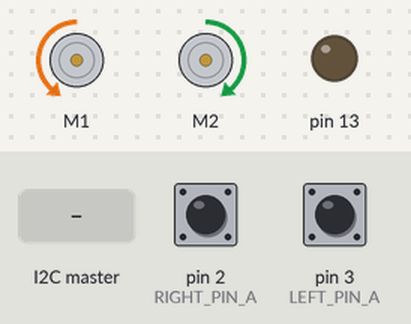
This sketch was run on a simulated Arduino Uno, built with avr-gcc and run on an emulated ATmega328P. Parts: 2 × DC motor (green arrow = forward, orange = backward, longer = faster), output pins drawn as LEDs (lit = HIGH). The test bench sets the inputs (shaded band); at power-on: pin 2 (RIGHT_PIN_A) HIGH, pin 3 (LEFT_PIN_A) HIGH. What the sketch prints to the serial monitor is not drawn.

Above: at 1.7 s.
1.8 s: the I2C master sends the byte 90
At 2.8 s:
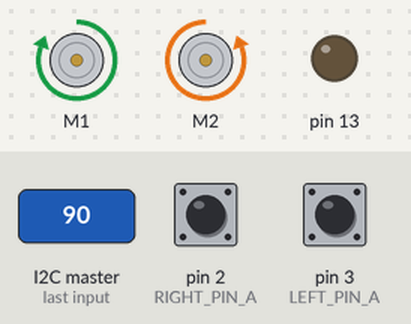
At 6.2 s:
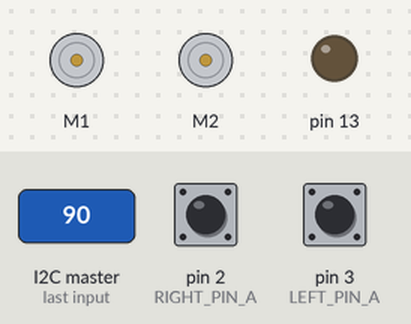
Timing chart, 0 to 7.7 s (numbered marks = the images above; inputs shaded):
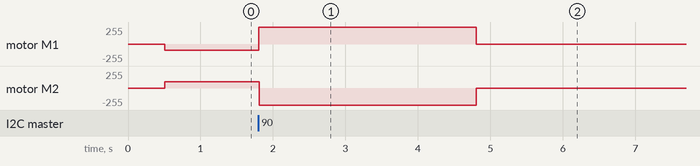

The sketch:

State_Machine.ino
```cpp
#include <DualMC33926MotorShield.h>
#include <Wire.h>
#include <PID_v1.h>

#define SLAVE_ADDRESS 0x02
#define PI_ADDRESS 0x20
#define MICROS_TO_SECONDS .000001
#define DEG_TO_RAD 0.017453293
#define MM_TO_CM 0.1

#define START 0
#define THIRTY_DEG_ONE 1
#define THIRTY_DEG_TWO 2
#define ROUGH 3
#define PRECISION 4
#define FIRST_STOP 5
///////////////////////////////////////////////////////////////////////////////////////
//\\\\\\\ MOTOR 1 == RIGHT MOTOR   \\\\\\\\\\  MOTOR 2 == LEFT MOTOR \\\\\\\\\\\\\\\//
/////////////////////////////////////////////////////////////////////////////////////////
DualMC33926MotorShield md;

// Pin A and pin B define the CLK and DT outputs of the encoder, respectively
const int LEFT_PIN_A = 3;
const int LEFT_PIN_B = 11;
const int RIGHT_PIN_A = 2;
const int RIGHT_PIN_B = 5;

int Curr_State = 0;
int Next_State = 0;

// This program uses a state machine to track the encoder’s position
// These variables store the state
bool A_LAST_STATE = 0;
bool A_CURRENT_STATE_LEFT = 0;
bool B_CURRENT_STATE_LEFT = 0;
bool A_CURRENT_STATE_RIGHT = 0;
bool B_CURRENT_STATE_RIGHT = 0;
int key = 1;
int index = 0;

//These Varialbes calculate the time between encoder counts
long leftMotorDT = 0;
long leftMotorPrevTime = 0;
long rightMotorDT = 0;
long rightMotorPrevTime = 0;
int leftCountAccumulate_f = 0;
int rightCountAccumulate_f = 0;
int leftCountAccumulate_b = 0;
int rightCountAccumulate_b = 0;

//These variables store the discrete instantaneous angular velocity
double leftMotorAngularVelocity = 0;//in
double rightMotorAngularVelocity = 0;

double current_posLeft = 0; // current position of the motor -- position in degrees
double current_posRight = 0; // current position of the motor -- position in degrees
double countLeft = 0;
double countRight = 0;

double target = 0;
double MOVE_FEET = 7;

double theta_r = 0;
double intError_r = 0;
double currMyTime_r = 0;
double prevMyTime_r = 0;
double prev_pos_r = 0;
double motorVal_r = 0;

double theta_l = 0;
double intError_l = 0;
double currMyTime_l = 0;
double prevMyTime_l = 0;
double prev_pos_l = 0;
double motorVal_l = 0;

double time_initial = 0;
double x_pos = 0;
double y_pos = 0;
double theta = 0;
double right_wheel_degrees_initial = 0;
double left_wheel_degrees_initial = 0;
double rightMotorVelocity = 0;
double left_angular_velocity = 0;
double radius = 7.4;
double b = 31;
const double Sampling_Interval= 10;
int leftTnow = 0;
int leftTprev = 0;
int rightTnow = 0;
int rightTprev = 0;


double vel_error;
double wait;
int data;


// Proportional controller constants
const double Ki = .33;//.33
const double Kp = 4.5;//3

//C code for Arduino
//#get the value that the pi sent to determine which quadrent(only 4 cases) it is in
//void receiveData(int byteCount) {
//  case = wire.read(); #variable case is what quadrent or which of the 4 cases the aruco marker is at
//}
void CALCULATIONS();
void MOTOR_MOVE();
void RESET();
void LeftTick();
void RightTick();
void RIGHT_MOTOR_MOVE();
void LEFT_MOTOR_MOVE();

double m1_velocity = 0;
double m2_velocity = 0;
double m1_velocity_error = 0;
double m2_velocity_error = 0;
double time_initial_rotate = 0;
double iterate = 0;
double ki_move_forward = 5.3;//5.3,6,5.5
double kp_move_forward = 0;//1
double speed1;
double speed2;
double speed_error_left = 0;
double speed_error_right = 0;
double angle_multiplier = 0;

int rWheel = 74; // radius of robot wheel in mm
double leftMotorVelocity =0;


double time_control = 0;

bool RECIEVED_DATA = 0;


void setup() {

  // Encoder pins
  pinMode(LEFT_PIN_A, INPUT);
  pinMode(LEFT_PIN_B, INPUT);
  pinMode(RIGHT_PIN_A, INPUT);
  pinMode(RIGHT_PIN_B, INPUT);

  // i2c pins
  pinMode(12,INPUT);
  pinMode(13, OUTPUT);

  Serial.begin(115200);

  // Setting up the interrupt handler
  // Activates whenever the CLK pin on the encoder changes voltage
  attachInterrupt(digitalPinToInterrupt(LEFT_PIN_A), LeftTick, CHANGE);
  attachInterrupt(digitalPinToInterrupt(RIGHT_PIN_A), RightTick, CHANGE);
  md.init(); //initialize  motor
  delay(500); //delay to let motor initialize
  Wire.begin(PI_ADDRESS);
  Wire.onReceive(PI_READ);
}

void loop() {
  CALCULATIONS();
  theta_r = theta;
  theta_l = theta;

  switch ( Curr_State ) {
    case START:
      Next_State = THIRTY_DEG_ONE;
      break;

    case THIRTY_DEG_ONE:
      time_control = millis();
      RESET();
      target += 30;
      Next_State = THIRTY_DEG_TWO;

      if (RECIEVED_DATA) {
        Next_State = ROUGH;
        RESET();
        TOTAL_RESET();
        time_control = millis();
        if (data >= 100 ) {
          target = 256 - data;
        }
        else {
          target = data;
        }
      }

      break;

    case THIRTY_DEG_TWO:
      if ( abs(time_control - millis()) >= 2000 ) {
        Next_State = THIRTY_DEG_ONE;
      }

      RIGHT_MOTOR_MOVE();
      LEFT_MOTOR_MOVE();

      if (RECIEVED_DATA) {
        Next_State = ROUGH;
        RESET();
        TOTAL_RESET();
        time_control = millis();
        if (data >= 100 ) {
          target = (256 - data);
        }
        else {
          target = -data;
        }
      }

      break;

    case ROUGH:
      if ( abs(time_control - millis() ) >= 3000 ) {
        Next_State = PRECISION;
        RESET();
        theta = 0;
      }
      RIGHT_MOTOR_MOVE();
      LEFT_MOTOR_MOVE();
      break;

    case PRECISION:
      if ( (target) <= 0 ) {
        md.setM1Speed ( 80 );
        md.setM2Speed ( 0 );
      }
      else {
        md.setM1Speed ( 0 );
        md.setM2Speed ( 80 );
      }

      if ( abs(theta) <= 1 ) {
        md.setM2Speed ( 0 );
        md.setM1Speed ( 0 );
        RESET();
        TOTAL_RESET();
        Next_State = FIRST_STOP;
      }
      break;

    case FIRST_STOP:
      break;

    default:
      break;
  }

  Serial.print('\n');
  Serial.print(Curr_State);
  Serial.print('\t');
  Serial.print(target);
  Serial.print('\t');
  Serial.print(theta);
  Serial.print('\t');
  Serial.print(MOVE_FEET - x_pos);
  Curr_State = Next_State;

}


// i2c interrupt handler for receive request from PI
void PI_READ(int byteCount) {

  // stores data sent from Pi to Arduino -- rotation position given by aruco marker

  data = Wire.read(); // receive a byte as character

  RECIEVED_DATA = 1;

//  Serial.print("cum");

}

// instantiate index to iterate through charArray inside of the PI_WRITE loop


// i2c interrupt handler for request request from PI


// Encoder interrupt
void LeftTick() {


  A_CURRENT_STATE_LEFT = digitalRead(LEFT_PIN_A);//read state of signal A
  B_CURRENT_STATE_LEFT = digitalRead(LEFT_PIN_B);//read state of signal B

  if (A_CURRENT_STATE_LEFT==B_CURRENT_STATE_LEFT){ //if the signals are the same

    countLeft-=1;//subract from the count
    leftCountAccumulate_f ++;
  }
  else {//if signals are different
    leftCountAccumulate_b ++;
    countLeft+=1;//add 2 to the count
  }
}

void RightTick() {

  A_CURRENT_STATE_RIGHT = digitalRead(RIGHT_PIN_A); //read state of signal A
  B_CURRENT_STATE_RIGHT = digitalRead(RIGHT_PIN_B); //read state of signal B

  if (A_CURRENT_STATE_RIGHT==B_CURRENT_STATE_RIGHT){ //if the signals are the same
    rightCountAccumulate_f ++;
    countRight+=1;//subract from the count
  }
  else {//if signals are different
    rightCountAccumulate_b ++;
    countRight-=1;//add 2 to the count
  }
}

void CALCULATIONS(){

  if ( micros() - leftMotorPrevTime <= 200000 ) {
    if(leftCountAccumulate_f >= 10){
      leftCountAccumulate_f = 0;
      leftCountAccumulate_b = 0;
      leftMotorDT = micros()-leftMotorPrevTime;
      leftMotorPrevTime = micros();
      leftMotorAngularVelocity = (-10.0/4.44)/(leftMotorDT*MICROS_TO_SECONDS);
    }
    if(leftCountAccumulate_b >= 10){
      leftCountAccumulate_f = 0;
      leftCountAccumulate_b = 0;
      leftMotorDT = micros()-leftMotorPrevTime;
      leftMotorPrevTime = micros();
      leftMotorAngularVelocity = (10.0/4.44)/(leftMotorDT*MICROS_TO_SECONDS);
    }
  }
  else {
    leftMotorAngularVelocity = 0;
    leftMotorPrevTime = micros();
    leftCountAccumulate_f = 0;
    leftCountAccumulate_b = 0;
  }

  if ( micros() - rightMotorPrevTime <= 200000 ) {
    if(rightCountAccumulate_f >= 10){
      rightCountAccumulate_f = 0;
      rightCountAccumulate_b = 0;
      rightMotorDT = micros()-rightMotorPrevTime;
      rightMotorPrevTime = micros();
      rightMotorAngularVelocity = (10.0/4.44)/(rightMotorDT*MICROS_TO_SECONDS);
    }
    if(rightCountAccumulate_b >= 10){
      rightCountAccumulate_f = 0;
      rightCountAccumulate_b = 0;
      rightMotorDT = micros()-rightMotorPrevTime;
      rightMotorPrevTime = micros();
      rightMotorAngularVelocity = (-10.0/4.44)/(rightMotorDT*MICROS_TO_SECONDS);
    }
  }
  else {
    rightMotorAngularVelocity = 0;
    rightMotorPrevTime = micros();
    rightCountAccumulate_f = 0;
    rightCountAccumulate_b = 0;
  }


  // if statement is responsible for adhering to a sampling interval. The
  //>= Sampling_Interval means sampling intervals of Sampling_Interval
  // milliseconds
  current_posLeft = double(countLeft)/4.44;//degrees the left wheel has moved
  current_posRight = double(countRight)/4.44;//degrees the right wheel has moved  leftMotorVelocity = (leftMotorAngularVelocity*DEG_TO_RAD)*double(rWheel)*MM_TO_CM; //left motor velocity in cm/sec
  rightMotorVelocity = (rightMotorAngularVelocity*DEG_TO_RAD)*double(rWheel)*MM_TO_CM; //right motor velocity in cm/sec
  x_pos = (current_posLeft + current_posRight)*DEG_TO_RAD*rWheel/2; //calculate the forward distance the robot has moved

  if ( (millis() - time_initial) >= Sampling_Interval) {

    time_initial = millis();

    theta += (Sampling_Interval / 1000) * (radius / b) * ( leftMotorAngularVelocity - rightMotorAngularVelocity);

  }

}


void RIGHT_MOTOR_MOVE(){

  if (theta_r-target <=  3 && theta_r-target >=  -3){// THIS IF STATEMENT IS SUPER DUPER IMPORTANT!!!!!!!!!!!!
    theta_r = target;                // There is some noise in the system that will cause everything to become unstable
    intError_r = 0;                         // This if statement rejects such noise and keeps the system from running away
  }

  currMyTime_r = millis();//get current time
  if (currMyTime_r >= prevMyTime_r+100){ // sample every 10th of a second

    // calculating integral error
    if ( abs((target - theta_r )) < 50 ) {
       intError_r += (target- theta_r);
    }
    else {
      intError_r = 0;
    }
    // storing dt
    prev_pos_r = theta_r;//reset prev_pos
    prevMyTime_r = currMyTime_r;//reset prevMyTime

    // use built in shield library to move the motor
    // takes in values from -400 to 400
    // uses a built in PWM to control the voltage supplied to the motor
    motorVal_r = double(( target-theta_r )) * Kp + (Ki * double(intError_r)); //calculate the motor val

    if ( motorVal_r >= 150 ) {
      motorVal_r = 150;
    }
    md.setM1Speed( -motorVal_r);

  }

}

void LEFT_MOTOR_MOVE(){


  if (theta_l-target <=  3 && theta_l-target >=  -3){// THIS IF STATEMENT IS SUPER DUPER IMPORTANT!!!!!!!!!!!!
    theta_l = target;                // There is some noise in the system that will cause everything to become unstable
    intError_r = 0;                         // This if statement rejects such noise and keeps the system from running away
  }

  currMyTime_l = millis();//get current time
  if (currMyTime_l >= prevMyTime_l+100){ // sample every 10th of a second

    // calculating integral error
    if ( abs((target - theta_l )) < 50 ) {
       intError_l += (target- theta_l);
    }
    else {
      intError_l = 0;
    }

    // storing dt
    prev_pos_l = theta_l;//reset prev_pos
    prevMyTime_l = currMyTime_l;//reset prevMyTime

    // use built in shield library to move the motor
    // takes in values from -400 to 400
    // uses a built in PWM to control the voltage supplied to the motor
    motorVal_l = double(( target-theta_l )) * Kp + (Ki * double(intError_l));

    if ( motorVal_l >= 150 ) {
      motorVal_l = 150;
    }
    md.setM2Speed( motorVal_l);

  }

}

//void RIGHT_MOTOR_MOVE(){
//  Input1 = theta;
//  SetPoint1 = target;
//  pid1.Compute();
//  md.setM1Speed( -Output1);
//}
//
//void LEFT_MOTOR_MOVE(){
//  Input2 = theta;
//  SetPoint2 = target;
//  pid2.Compute();
//  md.setM2Speed( Output2);
//}

void RESET() {

  intError_r = 0;
  intError_l = 0;
  currMyTime_r = millis();
  currMyTime_l = millis();

}

void TOTAL_RESET() {
    theta = 0;
    target = 0;
    rightMotorVelocity = 0;
    left_angular_velocity = 0;
    right_wheel_degrees_initial = 0;
    left_wheel_degrees_initial = 0;
    time_initial = millis();
    theta_l = 0;
    theta_r = 0;
    countLeft = 0;
    countRight = 0;
    rightCountAccumulate_f = 0;
    leftCountAccumulate_b = 0;
    rightCountAccumulate_f = 0;
    leftCountAccumulate_b = 0;
    leftMotorAngularVelocity = 0;
    leftMotorAngularVelocity = 0;
}

void MOTOR_MOVE() {


  // forcing sampling rate to Sampling_Interval
  if ( millis() - time_initial >= Sampling_Interval ) {

    // Tracking time elapsed
    iterate += 1;
    time_initial_rotate = millis();

    // Error term for position
    vel_error = (MOVE_FEET*.965 - x_pos ) * 3;

    // Saturation
    if ( vel_error >= 5 ) {

      vel_error = 5;

    }

    // Error for controlling angular velocity
    speed_error_right = (vel_error - rightMotorVelocity);
    speed_error_left = (vel_error - leftMotorVelocity);

    // Exaggerate compensation if one wheel is going faster than the other
    if ( (rightMotorVelocity > left_angular_velocity) ) {
      speed_error_left += abs(speed_error_right - speed_error_left) * 3;//3
    }
    else {
      speed_error_right += abs(speed_error_left - speed_error_right) * 3;
    }

    // Noise error
    if ( abs(speed_error_right) <= 1.5) {
      speed_error_right = 0;
    }

    if ( abs(speed_error_left) <= 1.5 ) {
      speed_error_left = 0;
    }

    // Calculating integral error
    m1_velocity += ( speed_error_right ) * Sampling_Interval * iterate / 1000;
    m2_velocity += ( speed_error_left )  * Sampling_Interval * iterate / 1000;

  }

  // PID controller for position movement
  speed1 = (vel_error * kp_move_forward + m1_velocity * ki_move_forward);
  speed2 = (vel_error * kp_move_forward + m2_velocity * ki_move_forward);

  md.setM1Speed( speed1 );

  // Exponential to start the weaker wheel off quicker to match the stronger wheel
  md.setM2Speed( speed2 * exp(1.8/(iterate)));

}
```

Measured:
- after the input at 1.8 s, motor M1: backward 95/255 → forward 255/255 at once, → stopped 3.0 s later; motor M2: forward 95/255 → backward 255/255 at once, → stopped 3.0 s later
